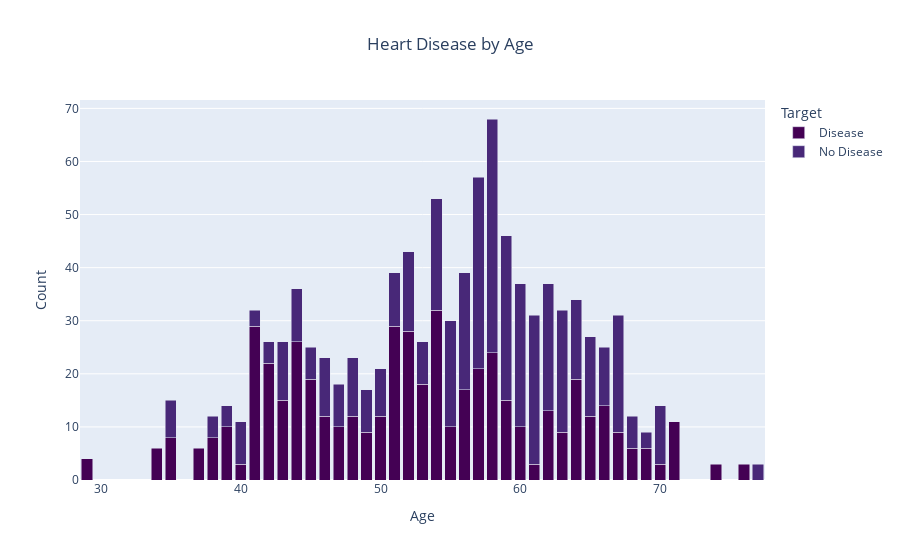

Notebook source saved alongside this figure:
### Code cell
# Calculate heart disease by age
heart_disease_by_age = df.groupby(['Age', 'Target']).size().reset_index(name='Count')

# Create a stacked bar plot using Plotly Express
fig = px.bar(heart_disease_by_age, x='Age', y='Count', color='Target',
             title='Heart Disease by Age', 
             color_discrete_sequence=px.colors.sequential.Viridis)

# Update layout for better readability
fig.update_layout(
    xaxis_title='Age',
    yaxis_title='Count',
    title_x=0.5,
    barmode='stack')

fig.show()

### Figure 1 — Plotly figure (JSON) as saved in the notebook; plotly's stock layout.template omitted (floating-point values rounded to 4 significant figures)
{"data": [{"alignmentgroup": "True", "hovertemplate": "Target=Disease<br>Age=%{x}<br>Count=%{y}<extra></extra>", "legendgroup": "Disease", "marker": {"color": "#440154", "pattern": {"shape": ""}}, "name": "Disease", "offsetgroup": "Disease", "orientation": "v", "showlegend": true, "textposition": "auto", "type": "bar", "x": [29, 34, 35, 37, 38, 39, 40, 41, 42, 43, 44, 45, 46, 47, 48, 49, 50, 51, 52, 53, 54, 55, 56, 57, 58, 59, 60, 61, 62, 63, 64, 65, 66, 67, 68, 69, 70, 71, 74, 76], "xaxis": "x", "y": [4, 6, 8, 6, 8, 10, 3, 29, 22, 15, 26, 19, 12, 10, 12, 9, 12, 29, 28, 18, 32, 10, 17, 21, 24, 15, 10, 3, 13, 9, 19, 12, 14, 9, 6, 6, 3, 11, 3, 3], "yaxis": "y"}, {"alignmentgroup": "True", "hovertemplate": "Target=No Disease<br>Age=%{x}<br>Count=%{y}<extra></extra>", "legendgroup": "No Disease", "marker": {"color": "#482878", "pattern": {"shape": ""}}, "name": "No Disease", "offsetgroup": "No Disease", "orientation": "v", "showlegend": true, "textposition": "auto", "type": "bar", "x": [35, 38, 39, 40, 41, 42, 43, 44, 45, 46, 47, 48, 49, 50, 51, 52, 53, 54, 55, 56, 57, 58, 59, 60, 61, 62, 63, 64, 65, 66, 67, 68, 69, 70, 77], "xaxis": "x", "y": [7, 4, 4, 8, 3, 4, 11, 10, 6, 11, 8, 11, 8, 9, 10, 15, 8, 21, 20, 22, 36, 44, 31, 27, 28, 24, 23, 15, 15, 11, 22, 6, 3, 11, 3], "yaxis": "y"}], "layout": {"barmode": "stack", "legend": {"title": {"text": "Target"}, "tracegroupgap": 0}, "title": {"text": "Heart Disease by Age", "x": 0.5}, "xaxis": {"anchor": "y", "domain": [0, 1], "title": {"text": "Age"}}, "yaxis": {"anchor": "x", "domain": [0, 1], "title": {"text": "Count"}}}}
